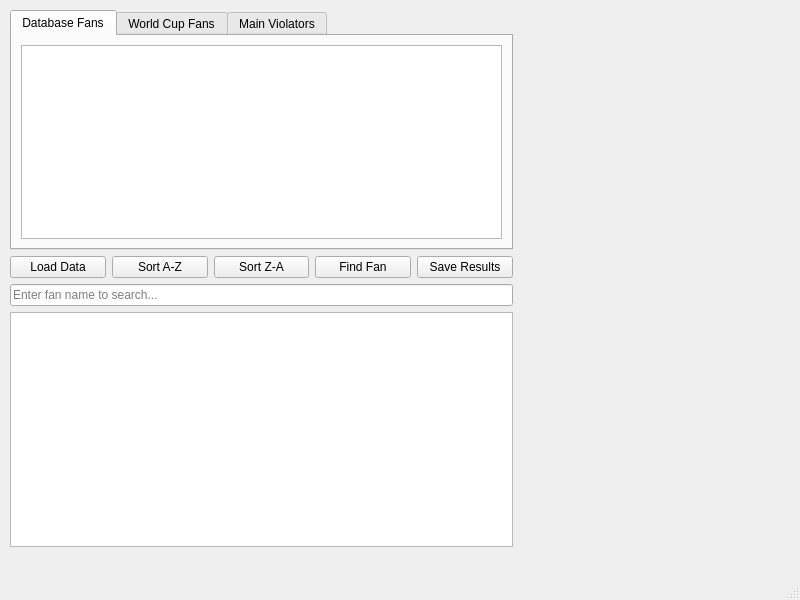
<?xml version="1.0" encoding="UTF-8"?>
<ui version="4.0">
 <class>MainWindow</class>
 <widget class="QMainWindow" name="MainWindow">
  <property name="geometry">
   <rect>
    <x>0</x>
    <y>0</y>
    <width>800</width>
    <height>600</height>
   </rect>
  </property>
  <property name="windowTitle">
   <string>MainWindow</string>
  </property>
  <widget class="QWidget" name="centralwidget">
   <widget class="QWidget" name="centralWidget">
    <property name="geometry">
     <rect>
      <x>10</x>
      <y>10</y>
      <width>503</width>
      <height>537</height>
     </rect>
    </property>
    <layout class="QVBoxLayout" name="verticalLayout">
     <item>
      <widget class="QTabWidget" name="tabWidget">
       <widget class="QWidget" name="tabDatabase">
        <attribute name="title">
         <string>Database Fans</string>
        </attribute>
        <layout class="QVBoxLayout" name="verticalLayout_2">
         <item>
          <widget class="QTableView" name="databaseTableView"/>
         </item>
        </layout>
       </widget>
       <widget class="QWidget" name="tabWorldCup">
        <attribute name="title">
         <string>World Cup Fans</string>
        </attribute>
        <layout class="QVBoxLayout" name="verticalLayout_3">
         <item>
          <widget class="QTableView" name="worldCupTableView"/>
         </item>
        </layout>
       </widget>
       <widget class="QWidget" name="tabViolators">
        <attribute name="title">
         <string>Main Violators</string>
        </attribute>
        <layout class="QVBoxLayout" name="verticalLayout_4">
         <item>
          <widget class="QTableView" name="violatorsTableView"/>
         </item>
        </layout>
       </widget>
      </widget>
     </item>
     <item>
      <layout class="QHBoxLayout" name="horizontalLayout">
       <item>
        <widget class="QPushButton" name="loadButton">
         <property name="text">
          <string>Load Data</string>
         </property>
        </widget>
       </item>
       <item>
        <widget class="QPushButton" name="sortUpButton">
         <property name="text">
          <string>Sort A-Z</string>
         </property>
        </widget>
       </item>
       <item>
        <widget class="QPushButton" name="sortDownButton">
         <property name="text">
          <string>Sort Z-A</string>
         </property>
        </widget>
       </item>
       <item>
        <widget class="QPushButton" name="findButton">
         <property name="text">
          <string>Find Fan</string>
         </property>
        </widget>
       </item>
       <item>
        <widget class="QPushButton" name="saveButton">
         <property name="text">
          <string>Save Results</string>
         </property>
        </widget>
       </item>
      </layout>
     </item>
     <item>
      <widget class="QLineEdit" name="searchLineEdit">
       <property name="placeholderText">
        <string>Enter fan name to search...</string>
       </property>
      </widget>
     </item>
     <item>
      <widget class="QTextEdit" name="logTextEdit">
       <property name="readOnly">
        <bool>true</bool>
       </property>
      </widget>
     </item>
    </layout>
   </widget>
  </widget>
  <widget class="QMenuBar" name="menubar">
   <property name="geometry">
    <rect>
     <x>0</x>
     <y>0</y>
     <width>800</width>
     <height>24</height>
    </rect>
   </property>
  </widget>
  <widget class="QStatusBar" name="statusbar"/>
 </widget>
 <resources/>
 <connections/>
</ui>
